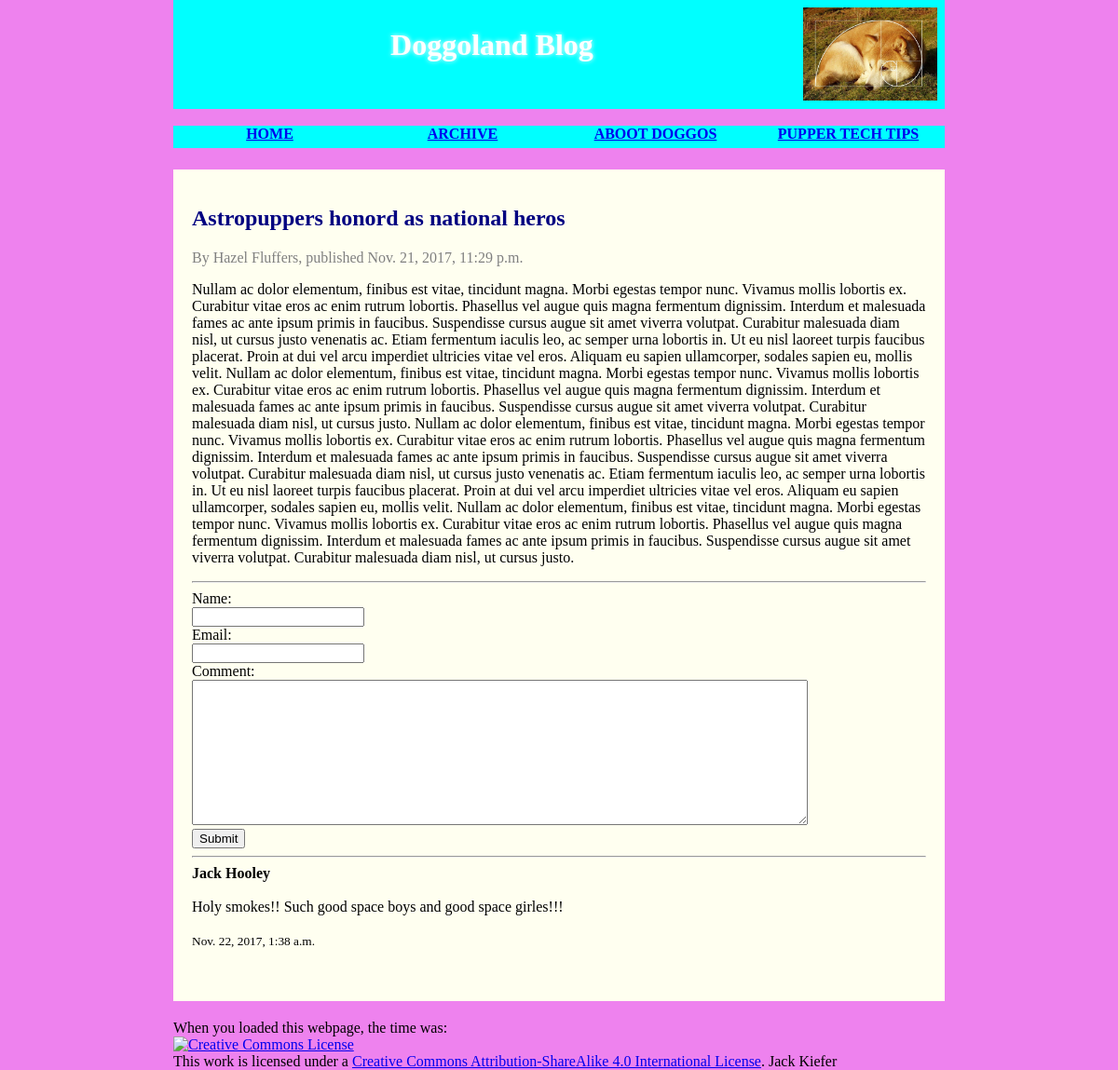
The app's page /blog/2/ with its own data.
### blog/models.py (models this page shows, shortened)
class Blog(models.Model):
    title = models.CharField(max_length=200)
    author_name = models.CharField(max_length=50)
    content = models.TextField(max_length = 2000)
    posted_date = models.DateTimeField('date posted')

class Comments(models.Model):
    blog = models.ForeignKey(Blog, on_delete=models.CASCADE)
    commenter_nickname = models.CharField(max_length=50)
    email = models.EmailField()
    content = models.TextField(max_length=1000)
    posted_date = models.DateTimeField('date commented')

### blog/views.py (the view)
# urls.py: url(r'^(?P<blog_id>[0-9]+)/$', views.detail, name='detail'),
def detail(request, blog_id):
    try:
        blog = Blog.objects.get(pk=blog_id)
    except Blog.DoesNotExist:
        raise Http404("Blog post does not exist")
    return render(request, 'blog/detail.html', {'blog': blog})

### blog/templates/blog/detail.html (shortened to what this page needs)
{% load static %}
<!DOCTYPE html>
<html lang="en">
    <head>
        <link rel="stylesheet" type="text/css" href="{% static 'blog/style.css' %}">
    </head>
    <body>
    <header>
        <h1> Doggoland Blog </h1>
        <img src="{% static 'blog/fibbonaci.jpg'%}" alt="f i b b o n a c i  b o y e" />
    </header>
    <nav>
      <ul>
        <li><a href="{% url 'blog:index' %}">Home</a></li>
        <li><a href="{% url 'blog:archive' %}">Archive</a></li>
        <li><a href="{% url 'blog:aboot' %}">Aboot doggos</a></li>
        <li><a href="{% url 'blog:tech' %}">Pupper Tech Tips</a></li>
      </ul>
    </nav>
    <main>
      <article>
<h2>{{ blog.title }}</h2>
<font color="gray">By {{ blog.author_name }}, published {{ blog.posted_date }}</font>
<p>{{ blog.content }}</p>
<hr>
<form action="{% url 'blog:comment' blog.id %}" method="post">
Name:</br>
<input type="text" name="nickname" /><br />
Email:</br>
<input type="email" name="email" /><br/>
Comment:</br>
<textarea name="commentbody" rows="10" cols="80"></textarea>
<br/>
<button type="submit">Submit</button>
</form>
{% for comment in blog.comments_set.all reversed %}
<hr>
<b>{{comment.commenter_nickname}}</b></br></br>
{{comment.content}}<br/></br>
<small>{{comment.posted_date}}</small></br></br></br>
{% endfor %}
      </article>
    </main>
    <footer>
    When you loaded this webpage, the time was: {{ curTime }}
    <br/>
    <a rel="license" href="http://creativecommons.org/licenses/by-sa/4.0/"><img alt="Creative Commons License" style="border-width:0" src="https://i.creativecommons.org/l/by-sa/4.0/88x31.png" /></a><br />This work is licensed under a <a rel="license" href="http://creativecommons.org/licenses/by-sa/4.0/">Creative Commons Attribution-ShareAlike 4.0 International License</a>. Jack Kiefer
    </footer>
   </body>
</html>

### blog/static/blog/style.css (style rules this page uses)
html { margin: 0; padding: 0; }
body { margin: 0; padding: 0; background-color: violet; width: 69%; margin: 0 auto; }
h1, h2, h3 { font-family: cursive; }
header { margin-bottom: 15px; display: flex; padding: 1%; background-color: cyan; }
header img { display: block; height: 100px; }
h1 { flex: 5; font-size: 2em; text-align: center; text-shadow: 0px 0px 5px white; color: white; }
h2 { color: navy; }
nav { height: 30px; display: flex; flex: 100%; }
nav ul { display: flex; flex: 2; list-style-type: none; padding: 0; margin: 3px auto; background-color: cyan; }
nav li { text-align: center; display: inline; flex: 1; }
nav a, nav span { display: inline-block; height: 20px; font-weight: bold; text-transform: uppercase; }
main { display: flex; margin: 20px auto; }
article { flex: 3; padding: 20px 20px 20px 20px; background-color: #FFFFF0; }

### records on screen
Blog: title "Astropuppers honord as national heros", author_name "Hazel Fluffers", posted_date "Nov. 21, 2017, 11:29 p.m.", content "Nullam ac dolor elementum, finibus est vitae, tincidunt magna. Morbi egestas tempor nunc. Vivamus mollis lobortis ex. Curabitur vitae eros ac enim rutrum lobortis. Phasellus vel augue quis magna fermentum dignissim. Interdum et malesuada fames ac ante ipsum primis in faucibus. Suspendisse cursus augue sit amet viverra volutpat. Curabitur malesuada diam nisl, ut cursus justo venenatis ac. Etiam fermentum iaculis leo, ac semper urna lobortis in. Ut eu nisl laoreet turpis faucibus placerat. Proin at dui vel arcu imperdiet ultricies vitae vel eros. Aliquam eu sapien ullamcorper, sodales sapien eu, mollis velit. Nullam ac dolor elementum, finibus est vitae, tincidunt magna. Morbi egestas tempor…"
Comments: commenter_nickname "Jack Hooley", content "Holy smokes!! Such good space boys and good space girles!!!", posted_date "Nov. 22, 2017, 1:38 a.m."
